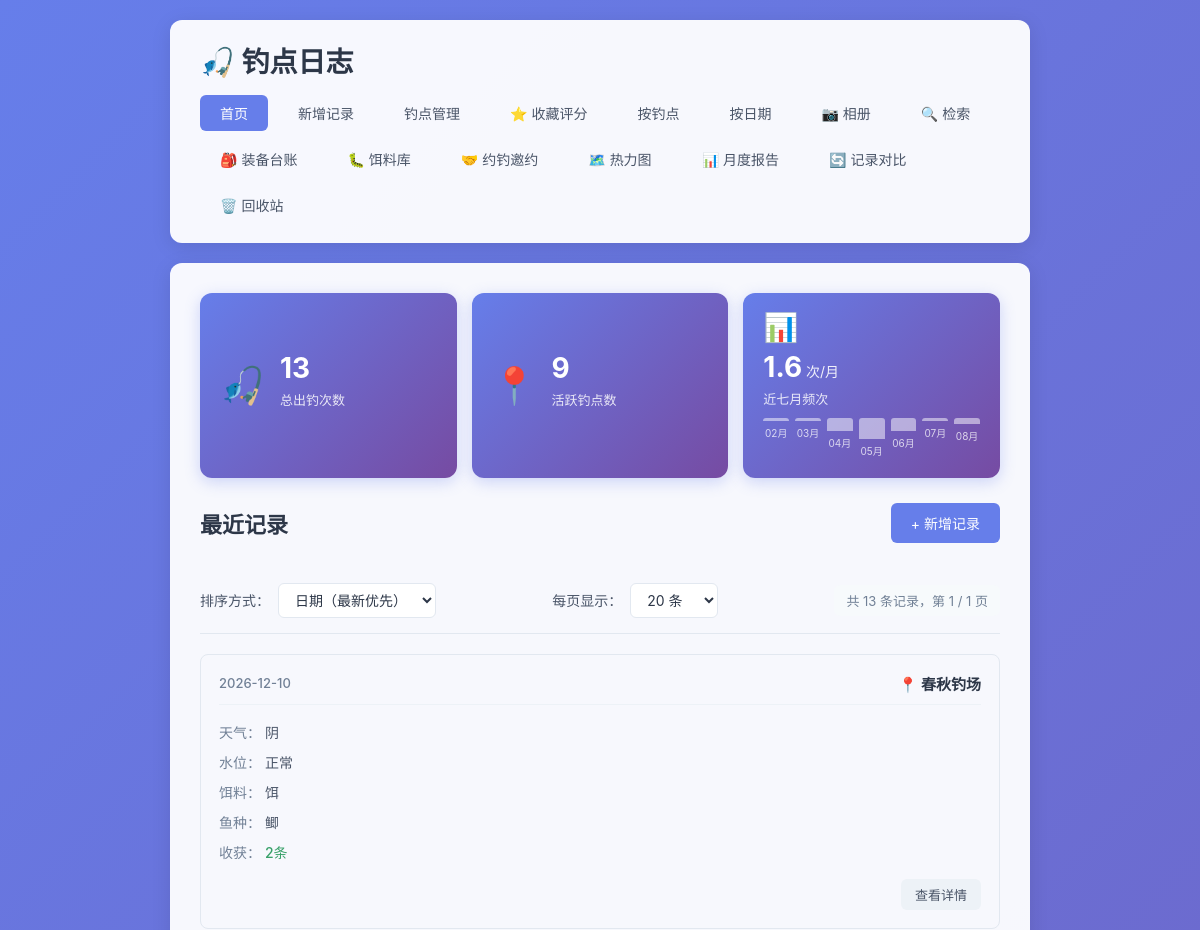
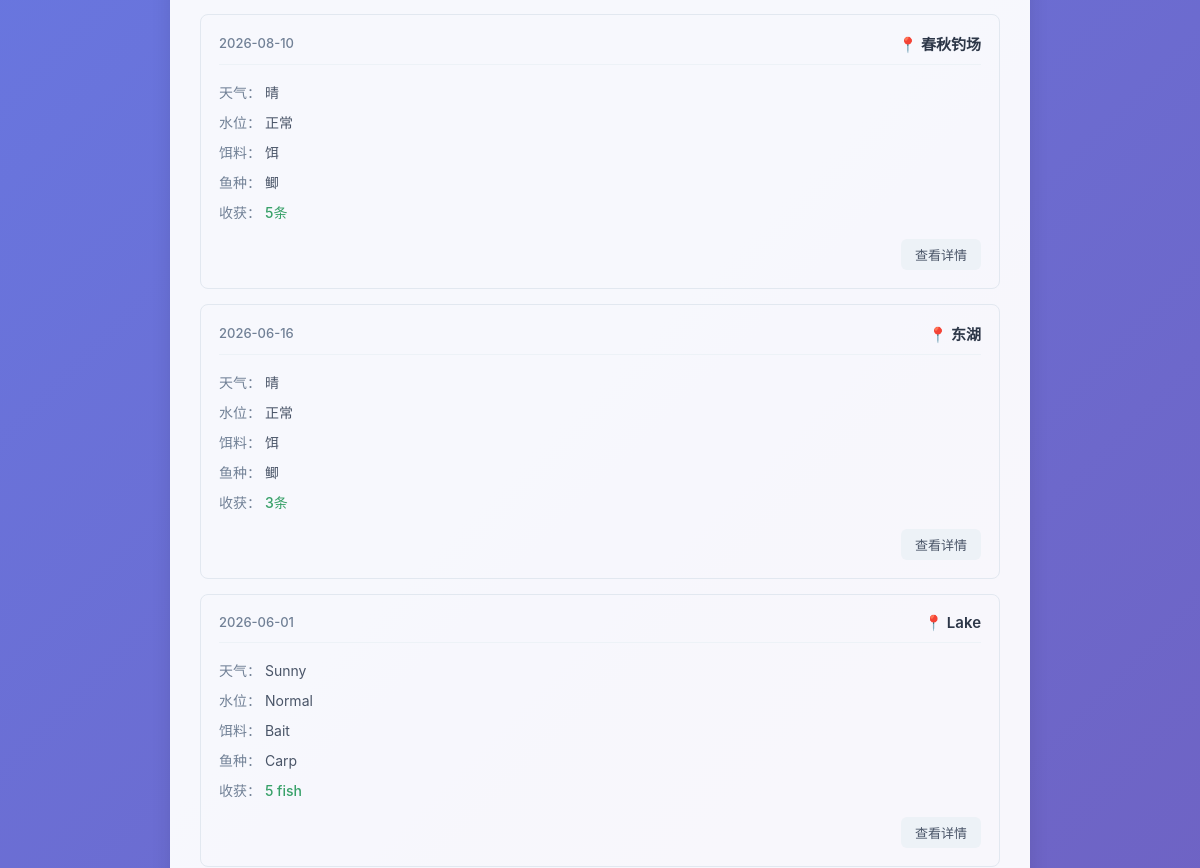
Before: / (upper part) with the older database file (2 pictures, top to bottom).
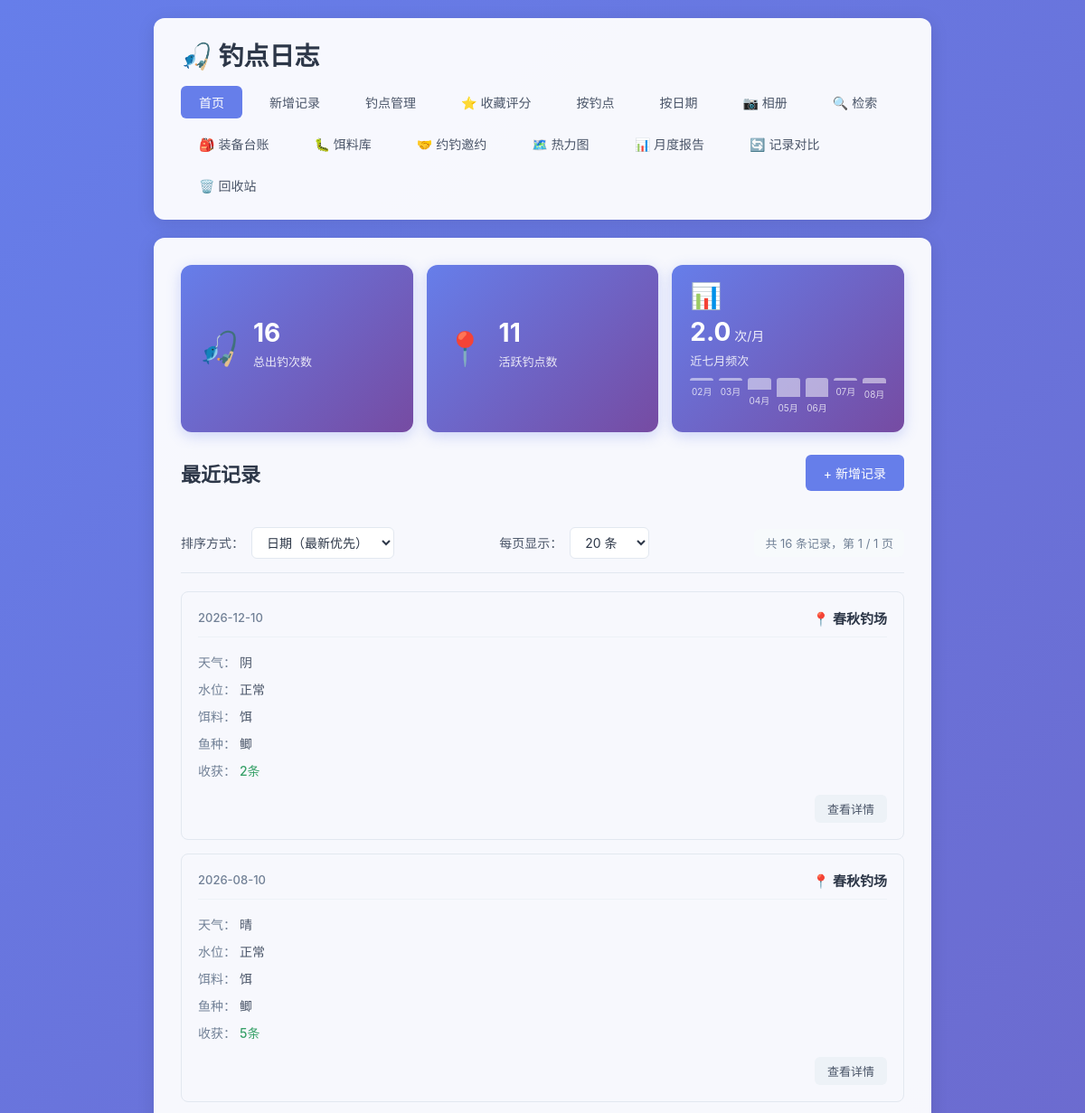
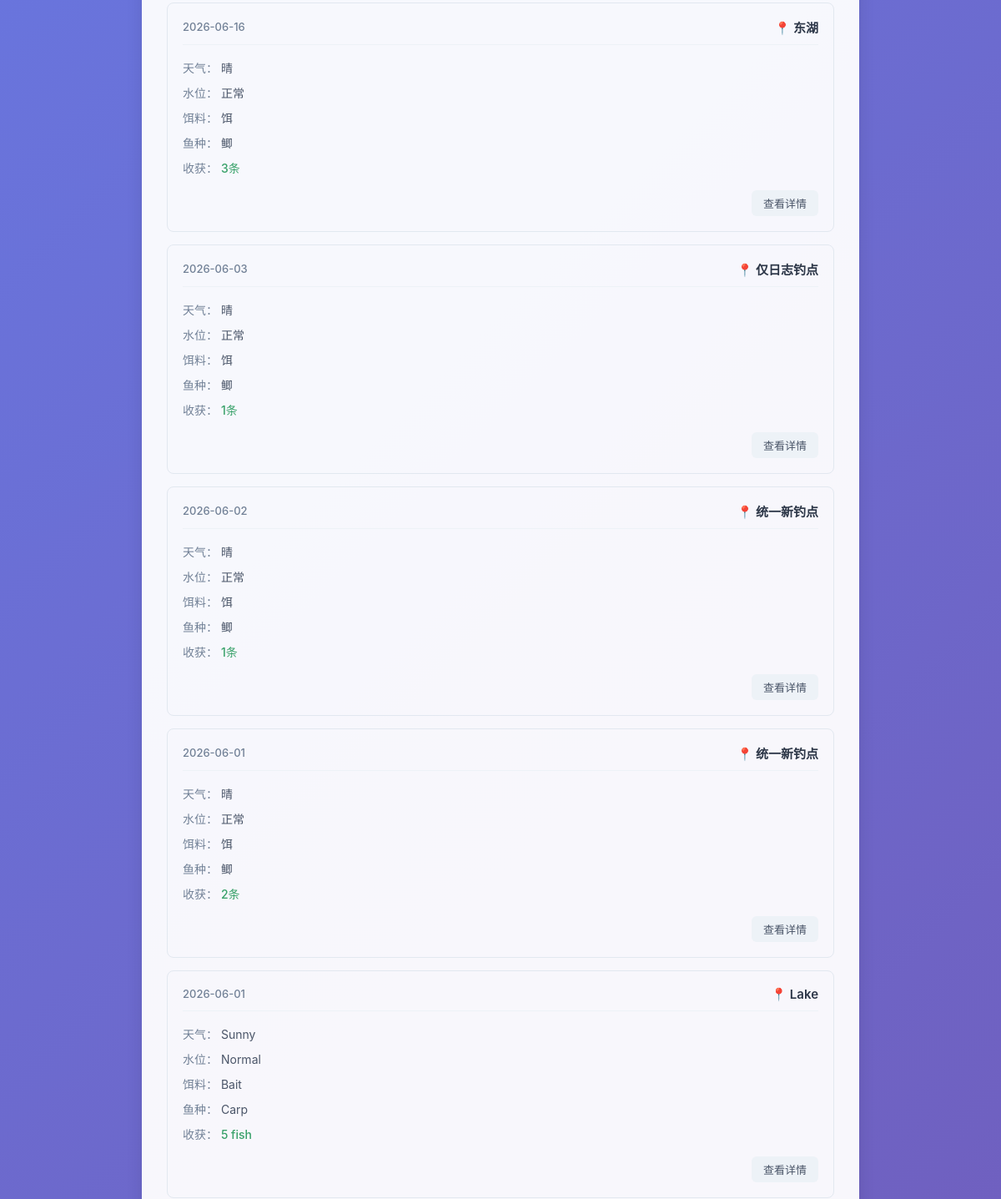
After: the same page with the newer database file (2 pictures, top to bottom).
### tables this page shows
CREATE TABLE fishing_logs (
            id INTEGER PRIMARY KEY AUTOINCREMENT,
            spot TEXT NOT NULL,
            weather TEXT NOT NULL,
            water_level TEXT NOT NULL,
            bait TEXT NOT NULL,
            fish_species TEXT NOT NULL,
            harvest TEXT NOT NULL,
            next_strategy TEXT,
            created_at DATE NOT NULL
        , temperature TEXT, humidity TEXT, wind TEXT, deleted_at TIMESTAMP, next_strategy_date DATE);

### app.py (the view)
@app.route('/')
def index():
    page = request.args.get('page', 1, type=int)
    per_page = request.args.get('per_page', 20, type=int)
    sort_by = request.args.get('sort', 'date_desc')
    per_page = max(10, min(per_page, 100))
    sort_options = {
        'date_desc': ('created_at DESC, id DESC', '日期降序'),
        'date_asc': ('created_at ASC, id ASC', '日期升序'),
        'spot_desc': ('spot DESC, created_at DESC, id DESC', '钓点降序'),
        'spot_asc': ('spot ASC, created_at DESC, id DESC', '钓点升序'),
    }
    order_clause, sort_label = sort_options.get(sort_by, sort_options['date_desc'])
    conn = get_db()
    upcoming_strategies = get_upcoming_strategies(conn)
    overview_stats = get_overview_stats(conn)
    count_result = conn.execute('SELECT COUNT(*) as total FROM fishing_logs WHERE deleted_at IS NULL').fetchone()
    total = count_result['total']
    total_pages = max(1, (total + per_page - 1) // per_page)
    page = max(1, min(page, total_pages))
    offset = (page - 1) * per_page
    logs = conn.execute(
        f'SELECT * FROM fishing_logs WHERE deleted_at IS NULL ORDER BY {order_clause} LIMIT ? OFFSET ?',
        (per_page, offset)
    ).fetchall()
    conn.close()
    return render_template(
        'index.html',
        logs=logs,
        page=page,
        per_page=per_page,
        total=total,
        total_pages=total_pages,
        sort_by=sort_by,
        sort_label=sort_label,
        upcoming_strategies=upcoming_strategies,
        overview_stats=overview_stats
    )

### app.py (called while the page is built, shortened)
def get_db():
    conn = sqlite3.connect(DB_PATH)
    conn.row_factory = sqlite3.Row
    return conn

def get_upcoming_strategies(conn):
    today = datetime.now().date()
    three_days_later = today + timedelta(days=3)
    upcoming_strategies = conn.execute('''
        SELECT id, spot, next_strategy, next_strategy_date, created_at, harvest
        FROM fishing_logs
        WHERE deleted_at IS NULL
          AND next_strategy IS NOT NULL
          AND next_strategy != ''
          AND next_strategy_date IS NOT NULL
          AND next_strategy_date >= ?
          AND next_strategy_date <= ?
        ORDER BY next_strategy_date ASC, id ASC
    ''', (today.strftime('%Y-%m-%d'), three_days_later.strftime('%Y-%m-%d'))).fetchall()
    result = []
    return result

### templates/index.html (shortened to what this page needs)
{% extends 'base.html' %}
{% block content %}
    <div class="overview-bar">
        <div class="overview-item">
            <div class="overview-icon">🎣</div>
            <div class="overview-info">
                <div class="overview-value">{{ overview_stats.total_logs }}</div>
                <div class="overview-label">总出钓次数</div>
            </div>
        </div>
        <div class="overview-item">
            <div class="overview-icon">📍</div>
            <div class="overview-info">
                <div class="overview-value">{{ overview_stats.active_spots }}</div>
                <div class="overview-label">活跃钓点数</div>
            </div>
        </div>
        <div class="overview-item overview-chart-item">
            <div class="overview-icon">📊</div>
            <div class="overview-info">
                <div class="overview-value">{{ overview_stats.avg_per_month }}<span class="overview-unit"> 次/月</span></div>
                <div class="overview-label">近七月频次</div>
                <div class="mini-chart">
                    {% for month in overview_stats.last_seven_months %}
                        <div class="mini-bar-wrapper">
                            <div class="mini-bar" style="height: {{ (month.count / overview_stats.max_month_count) * 100 }}%"></div>
                            <div class="mini-bar-label">{{ month.display }}</div>
                        </div>
                    {% endfor %}
                </div>
            </div>
        </div>
    </div>
    <div class="page-header">
        <h2>最近记录</h2>
        <a href="{{ url_for('add_log') }}" class="btn btn-primary">+ 新增记录</a>
    </div>
    {% if logs %}
        <div class="toolbar">
            <div class="sort-group">
                <label>排序方式：</label>
                <select id="sortSelect" onchange="handleSortChange()">
                    <option value="date_desc" {% if sort_by == 'date_desc' %}selected{% endif %}>日期（最新优先）</option>
                </select>
            </div>
            <div class="per-page-group">
                <label>每页显示：</label>
                <select id="perPageSelect" onchange="handlePerPageChange()">
                    <option value="20" {% if per_page == 20 %}selected{% endif %}>20 条</option>
                </select>
            </div>
            <div class="total-info">
                共 {{ total }} 条记录，第 {{ page }} / {{ total_pages }} 页
            </div>
        </div>
        <div class="log-list">
            {% for log in logs %}
                <div class="log-card">
                    <div class="log-header">
                        <span class="log-date">{{ log['created_at'] }}</span>
                        <span class="log-spot">📍 {{ log['spot'] }}</span>
                    </div>
                    <div class="log-body">
                        <div class="log-row">
                            <span class="label">天气：</span>
                            <span>{{ log['weather'] }}</span>
                        </div>
                        <div class="log-row">
                            <span class="label">水位：</span>
                            <span>{{ log['water_level'] }}</span>
                        </div>
                        <div class="log-row">
                            <span class="label">饵料：</span>
                            <span>{{ log['bait'] }}</span>
                        </div>
                        <div class="log-row">
                            <span class="label">鱼种：</span>
                            <span>{{ log['fish_species'] }}</span>
                        </div>
                        <div class="log-row">
                            <span class="label">收获：</span>
                            <span class="harvest">{{ log['harvest'] }}</span>
                        </div>
                    </div>
                    <div class="log-footer">
                        <a href="{{ url_for('log_detail', log_id=log['id'], page=page, sort=sort_by, per_page=per_page) }}" class="btn btn-small">查看详情</a>
                    </div>
                </div>
            {% endfor %}
        </div>
    {% else %}
        <div class="empty-state">
            <p>还没有任何记录，快去添加第一条吧！</p>
            <a href="{{ url_for('add_log') }}" class="btn btn-primary">+ 新增记录</a>
        </div>
    {% endif %}
{% endblock %}

### templates/base.html (shortened to what this page needs)
<!DOCTYPE html>
<html lang="zh-CN">
<head>
    <link rel="stylesheet" href="{{ url_for('static', filename='style.css') }}">
</head>
<body>
    <div class="container">
        <header>
            <h1>🎣 钓点日志</h1>
            <nav>
                <a href="{{ url_for('index') }}" class="{% if request.endpoint == 'index' %}active{% endif %}">首页</a>
                <a href="{{ url_for('add_log') }}" class="{% if request.endpoint == 'add_log' %}active{% endif %}">新增记录</a>
                <a href="{{ url_for('spots_list') }}" class="{% if request.endpoint in ['spots_list', 'spot_detail', 'add_spot', 'edit_spot'] %}active{% endif %}">钓点管理</a>
                <a href="{{ url_for('spots_list', filter='favorite') }}" class="{% if request.endpoint == 'spots_list' and request.args.get('filter') == 'favorite' %}active{% endif %}">⭐ 收藏评分</a>
                <a href="{{ url_for('by_spot') }}" class="{% if request.endpoint == 'by_spot' %}active{% endif %}">按钓点</a>
                <a href="{{ url_for('by_date') }}" class="{% if request.endpoint == 'by_date' %}active{% endif %}">按日期</a>
                <a href="{{ url_for('gallery') }}" class="{% if request.endpoint == 'gallery' %}active{% endif %}">📷 相册</a>
                <a href="{{ url_for('search_logs') }}" class="{% if request.endpoint == 'search_logs' %}active{% endif %}">🔍 检索</a>
                <a href="{{ url_for('equipments_list') }}" class="">🎒 装备台账</a>
                <a href="{{ url_for('baits_list') }}" class="{% if request.endpoint in ['baits_list', 'add_bait', 'edit_bait'] %}active{% endif %}">🐛 饵料库</a>
                <a href="{{ url_for('invitations_list') }}" class="{% if request.endpoint in ['invitations_list', 'add_invitation', 'invitations_detail', 'edit_invitation'] %}active{% endif %}">🤝 约钓邀约</a>
                <a href="{{ url_for('heatmap') }}" class="{% if request.endpoint == 'heatmap' %}active{% endif %}">🗺️ 热力图</a>
                <a href="{{ url_for('monthly_report') }}" class="{% if request.endpoint == 'monthly_report' %}active{% endif %}">📊 月度报告</a>
                <a href="{{ url_for('compare_select') }}" class="{% if request.endpoint in ['compare_select', 'compare_results'] %}active{% endif %}">🔄 记录对比</a>
                <a href="{{ url_for('recycle_bin') }}" class="{% if request.endpoint in ['recycle_bin', 'restore_item', 'permanent_delete_item', 'batch_restore', 'batch_permanent_delete'] %}active{% endif %}">🗑️ 回收站</a>
            </nav>
        </header>
        <main>
            {% block content %}{% endblock %}
        </main>
    </div>
</body>
</html>

Changed rows visible on the page:
added fishing_logs: created_at "2026-06-03", spot "仅日志钓点", weather "晴", water_level "正常", bait "饵", fish_species "鲫", harvest "1条"
added fishing_logs: created_at "2026-06-02", spot "统一新钓点", weather "晴", water_level "正常", bait "饵", fish_species "鲫", harvest "1条"
added fishing_logs: created_at "2026-06-01", spot "统一新钓点", weather "晴", water_level "正常", bait "饵", fish_species "鲫", harvest "2条"
Other visible differences:
{{ overview_stats.total_logs }}: "13" → "16"
{{ overview_stats.active_spots }}: "9" → "11"
{{ overview_stats.avg_per_month }}: "1.6" → "2.0"
{{ (month.count / overview_stats.max_month_count) * 100 }}: 33.33333333333333 → 83.33333333333334 (drawn)
{{ total }}: "13" → "16"
